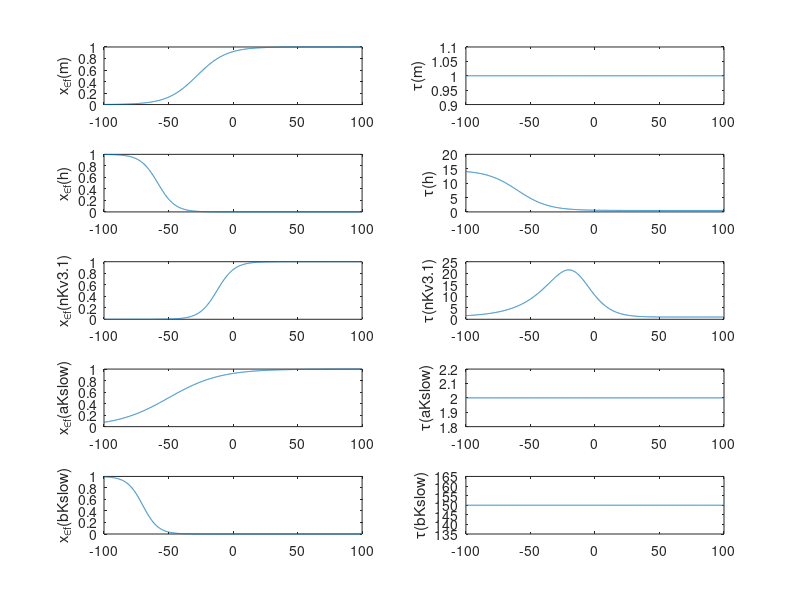
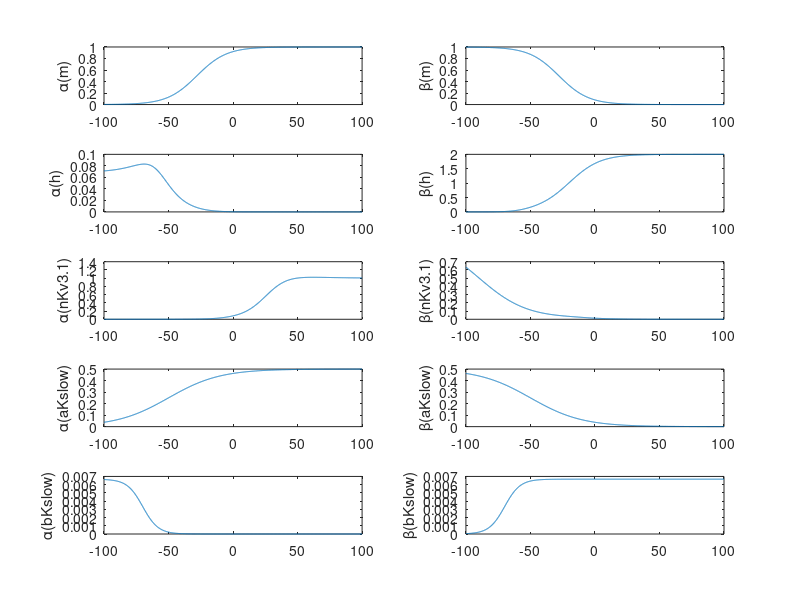

Write MATLAB code to recreate these figures, in order. (Note: this script raises an error after producing the figures.)
function Golomb_2007_gating_variables


theta_m = -28; sigma_m = 11.5;      %Sodium parameters.
theta_h = -58.3; sigma_h = -6.7;    

theta_n = -12.4; sigma_n = 6.8;     %Delayed rectifier parameters.

theta_a = -50; sigma_a = 20;        %Potassium (slow inactivation) parameters.
theta_b = -70; sigma_b = -6;
tau_a = 2; tau_b = 150;

V=-100:.1:100;

vars=[steady(V,theta_m,sigma_m); ones(size(V)); steady(V,theta_h,sigma_h); tau_h(V); steady(V,theta_n,sigma_n); ...
    tau_n(V); steady(V,theta_a,sigma_a); tau_a*ones(size(V)); steady(V,theta_b,sigma_b); tau_b*ones(size(V))];

letters={'x_{\inf}','\tau'};
labels={'m','h','nKv3.1','aKslow','bKslow'};
param_labels={'\alpha','\beta'};

vars_mat = reshape(vars,2,5*length(V));
alpha = vars_mat(1,:)./vars_mat(2,:);
beta = 1./vars_mat(2,:) - alpha;
params_mat = [reshape(alpha,5,length(V))'; reshape(beta,5,length(V))'];
params = reshape(params_mat,length(V),10)';

h = figure;
g = figure;

for i=1:10
    
    figure(h)
    
    subplot(5,2,i)
    plot(V,vars(i,:))
    ylabel([letters{2-mod(i,2)},'(',labels{ceil(i/2)},')'])
    
    figure(g)
    
    subplot(5,2,i)
    plot(V,params(i,:))
    ylabel([param_labels{2-mod(i,2)},'(',labels{ceil(i/2)},')'])
    
end

save_as_pdf(h,'golomb_alpha_beta')

save_as_pdf(g,'golomb_x_inf_tau')

end

%Below, define the auxiliary functions alpha & beta for each gating variable.

function s = steady(V,theta,sigma)
s = 1./(1+exp((theta-V)/sigma));
end

function th = tau_h(V)
theta_th = -60; sigma_th = -12;
th = .5 + 14./(1+exp((theta_th-V)/sigma_th));
end

function tn = tau_n(V)
tn_1 = .087 + (11.4)./(1+exp((V+14.6)/8.6));
tn_2 = .087 + (11.4)./(1+exp((1.3-V)/18.7));
tn = tn_1.*tn_2;
end